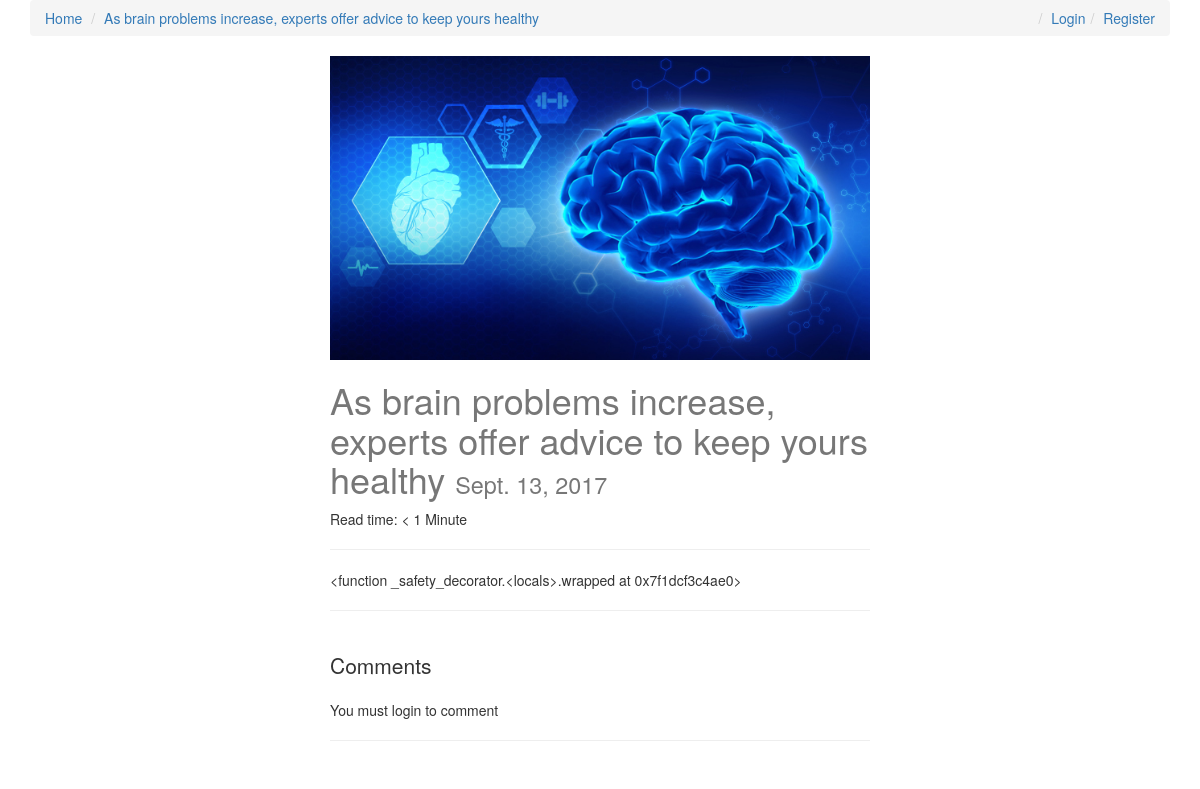
The page /as-brain-problems-increase-experts-offer-advice-to/ on the database its author committed.
### posts/models.py (models this page shows, shortened)
class Post(models.Model):
    user = models.ForeignKey(settings.AUTH_USER_MODEL, default=1)
    title = models.CharField(max_length=120)
    slug = models.SlugField(unique=True)
    image = models.ImageField(upload_to=upload_location,
            null=True,
            blank=True,
            width_field="width_field",
            height_field="height_field")
    height_field = models.IntegerField(default=0)
    width_field = models.IntegerField(default=0)
    content = models.TextField()
    draft = models.BooleanField(default=False)
    publish = models.DateField(auto_now=False, auto_now_add=False)
    read_time =  models.IntegerField(default=0) # models.TimeField(null=True, blank=True) #assume minutes
    updated = models.DateTimeField(auto_now=True, auto_now_add=False)
    timestamp = models.DateTimeField(auto_now=False, auto_now_add=True)
    objects = PostManager()
    def get_absolute_url(self):
        return reverse("posts:detail", kwargs={"slug": self.slug})
    class Meta:
        ordering = ["-timestamp", "-updated"]
    def get_markdown(self):
        content = self.content
        markdown_text = markdown(content)
        return mark_safe(markdown_text)
    @property
    def comments(self):
        instance = self
        qs = Comment.objects.filter_by_instance(instance)
        return qs
    @property
    def get_content_type(self):
        instance = self
        content_type = ContentType.objects.get_for_model(instance.__class__)
        return content_type

### posts/views.py (the view, shortened to what this page needs)
# urls.py: url(r'^(?P<slug>[\w-]+)/$', post_detail, name='detail'),
def post_detail(request, slug=None):
	instance = get_object_or_404(Post, slug=slug)
	if instance.publish > timezone.now().date() or instance.draft:
		if not request.user.is_staff or not request.user.is_superuser:
			raise Http404
	share_string = quote_plus(instance.content)
	initial_data = {
			"content_type": instance.get_content_type,
			"object_id": instance.id
	}
	form = CommentForm(request.POST or None, initial=initial_data)
	comments = instance.comments
	context = {
		"title": instance.title,
		"instance": instance,
		"share_string": share_string,
		"comments": comments,
		"comment_form":form,
	}
	return render(request, "post_detail.html", context)

### comments/models.py (called while the page is built)
    def filter_by_instance(self, instance):
        content_type = ContentType.objects.get_for_model(instance.__class__)
        obj_id = instance.id
        qs = super(CommentManager, self).filter(content_type=content_type, object_id= obj_id).filter(parent=None)
        return qs

### posts/templatetags/urlify.py (called while the page is built)
@register.filter
def urlify(value):
    return quote_plus(value)

### templates/post_detail.html (shortened to what this page needs)
{% extends "base.html" %}
{% load urlify %}
{% load crispy_forms_tags %}
 {% block post_detail_link %}
  <li><a href='{{ instance.get_absolute_url }}'>{{ instance.title }}</a></li>
  {% endblock %}
{% block content %}
<div class='col-sm-6 col-sm-offset-3'>
    {% if instance.image %}
    <img src='{{ instance.image.url }}' class='img-responsive' />
    {% endif %}
<h1>{{ title }} <small>{% if instance.draft %}<span style='color:red;'>Draft</span> {% endif %}{{ instance.publish }}</small></h1>
<p>Read time: {% if instance.read_time <= 1 %} < 1 Minute {% else %}{{ instance.read_time }} minutes {% endif %}</p>
<p><div class="fb-like" data-href="{{ request.build_absolute_uri }}" data-layout="button_count" data-action="like" data-show-faces="true" data-share="true"></div>
<hr/>
</p>
<div class='row'>
<div class='col-sm-12 '>
   <div class='post-detail-item'>{{ instance.get_markdown }}</div>
    <hr/>
    <br/>
    <div>
        <p class='lead'>Comments</p>
        {% if request.user.is_authenticated %}
        <form method="POST" action="."> {% csrf_token %}
            {{ comment_form|crispy }}
            <input type='submit' value='Post comment' class='btn btn-default'>
        </form>
        {% else %}
        <p>You must login to comment </p>
        {% endif %}
        <hr/>
    </div>
</div>
</div>
</div>
{% endblock content %}

### static/css/base.css (style rules this page uses)
h1 { color: #777777; }

### rows shown on the page
Post: title "As brain problems increase, experts offer advice to keep yours healthy", image (picture), publish "Sept. 13, 2017", get_markdown "<function _safety_decorator.<locals>.wrapped at 0x7f1dcf3c4ae0>"
